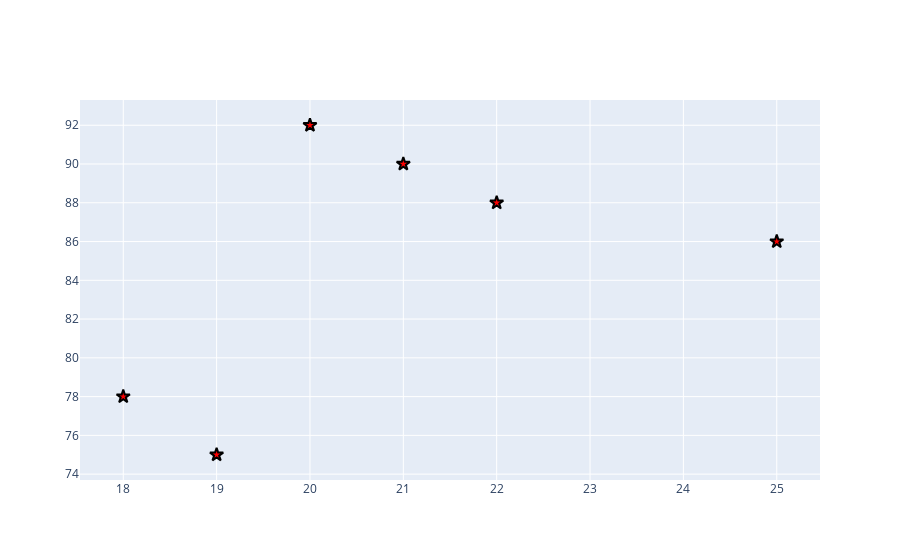

Notebook source saved alongside this figure:
### Code cell
#adding marker size and color
fig = go.Figure(data = go.Scatter(x = age , y= score, mode ='markers', marker = dict(
    symbol = 'star',
    size = 10,
    color = 'red', 
    line = dict(width = 2, color = 'black')

)))

fig.show()

### Figure 1 — Plotly figure (JSON) as saved in the notebook; plotly's stock layout.template omitted (floating-point values rounded to 4 significant figures)
{"data": [{"marker": {"color": "red", "line": {"color": "black", "width": 2}, "size": 10, "symbol": "star"}, "mode": "markers", "type": "scatter", "x": [18, 20, 22, 19, 25, 21], "y": [78, 92, 88, 75, 86, 90]}], "layout": {}}
